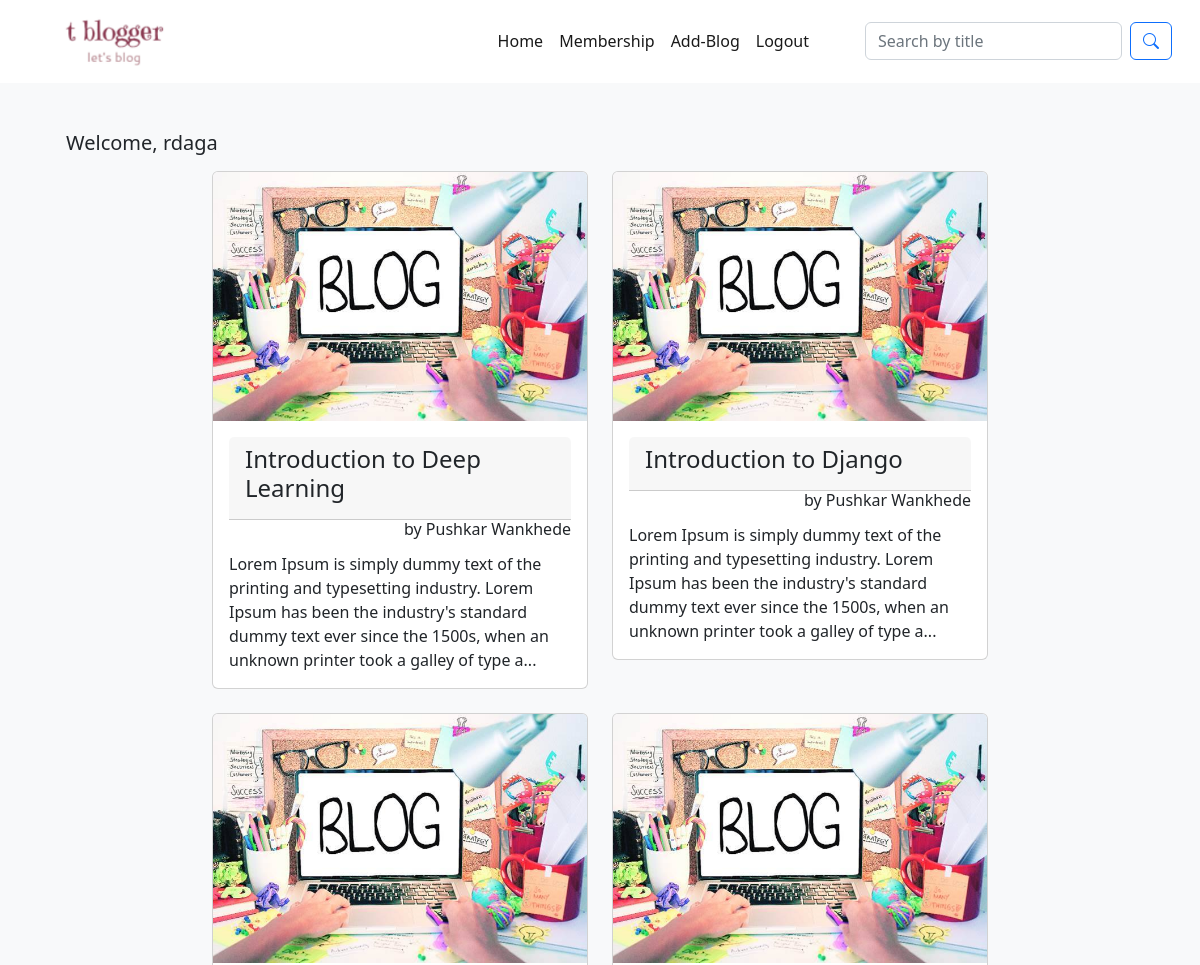
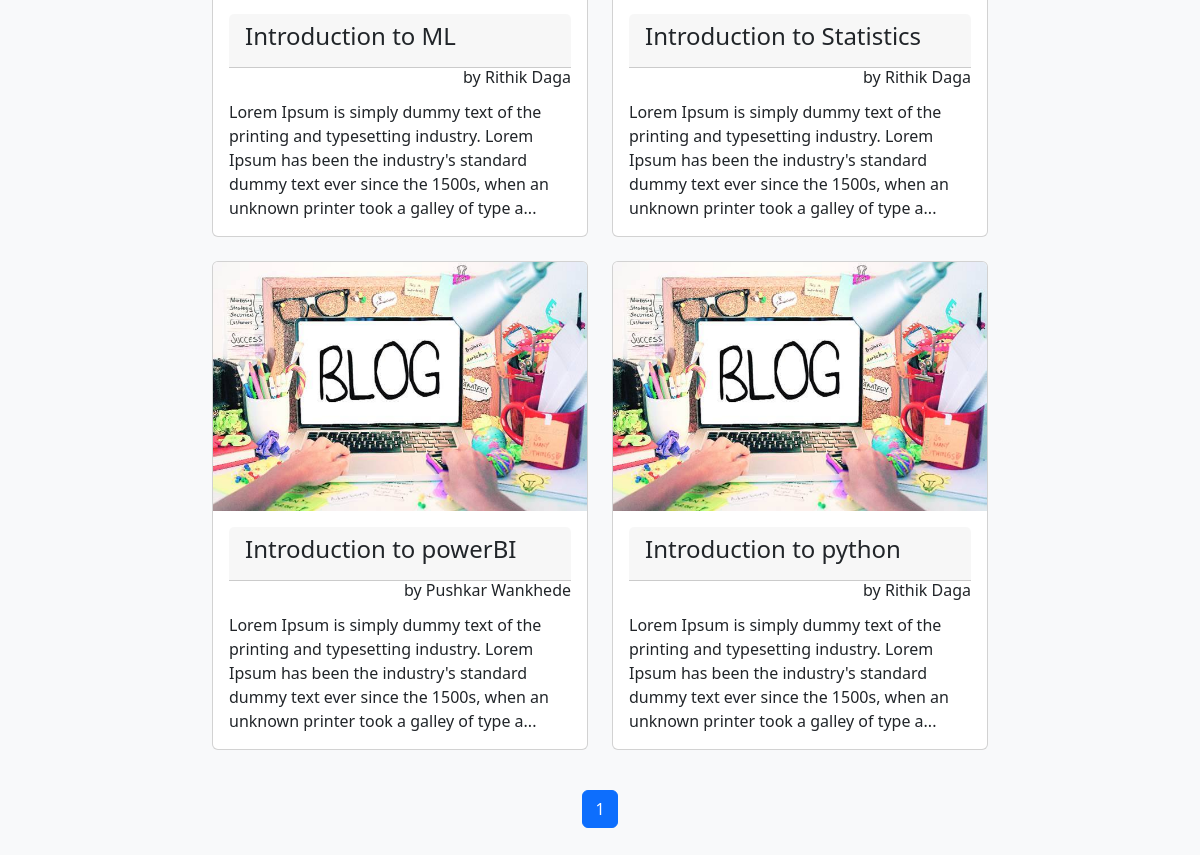
The app's page / (signed in) with its own data (2 pictures, top to bottom).
### blog/models.py (models this page shows, shortened)
class Blog(models.Model):
    author = models.ForeignKey(User, on_delete=models.CASCADE)
    title = models.CharField(max_length=200, verbose_name="Title", null=True)
    summary = models.TextField(max_length=300, verbose_name="Summary", null=True)
    content = models.TextField(max_length=2000, verbose_name="Content", null=True)
    date_created = models.DateTimeField(auto_now_add=True)
    last_modified = models.DateTimeField(auto_now=True)
    class Meta:
        unique_together = [["author", "title"]]
        ordering = ["title"]

### blog/views.py (the view)
# urls.py: path("", views.home, name="home"),
def home(request):
    blogs = Blog.objects.all()
    p = Paginator(blogs, per_page=6)
    page_number = request.GET.get("page", 1)
    page_object = p.get_page(page_number)
    context = {"blogs": blogs, "page_object": page_object}
    return render(request, "blog/home.html", context=context)

### blog/templates/blog/home.html (shortened to what this page needs)
{% extends 'base.html' %}
{% load static %}
{% block content %}
{% if request.user.is_authenticated %}
<h5 class="mt-5 ms-4">Welcome, {{request.user}}</h5>
{% else %}
<h5 class="mt-5 ms-4">Sign in to create blogs!!</h5>
{% endif %}
<div class="row d-flex flex-row justify-content-center">
    {% for blog in page_object %}
    <div class="col mt-2 mb-3" style="min-width: 25rem; max-width: 25rem;">
        <div class="card">
            <img src='{% static "images/sample.jpg" %}' class="card-img-top"
                 alt="...">
            <div class="card-body">
                <div class="card-header">
                    <h4>{{blog.title}}</h4>
                </div>
                <h6 class="float-end">by {{blog.author.first_name}}
                    {{blog.author.last_name}}
                </h6>
                <div class="w-100" style="height: 2rem;">
                </div>
                <p class="card-text">
                    {{blog.summary|slice:":200"}}...
                </p>
            </div>
        </div>
    </div>
    {% endfor %}
</div>
<nav aria-label="..." class="mt-4">
    <ul class="pagination justify-content-center">
        <li class="page-item" aria-current="page">
            <span class="page-link active">{{page_object.number}}</span>
        </li>
    </ul>
</nav>
{% endblock %}

### records on screen
Blog: title "Introduction to Deep Learning", author.first_name "Pushkar", author.last_name "Wankhede", summary "Lorem Ipsum is simply dummy text of the printing and typesetting industry. Lorem Ipsum has been the industry's standard dummy text ever since the 1500s, when an unknown printer took a galley of type a"
Blog: title "Introduction to Django", author.first_name "Pushkar", author.last_name "Wankhede", summary "Lorem Ipsum is simply dummy text of the printing and typesetting industry. Lorem Ipsum has been the industry's standard dummy text ever since the 1500s, when an unknown printer took a galley of type a"
Blog: title "Introduction to ML", author.first_name "Rithik", author.last_name "Daga", summary "Lorem Ipsum is simply dummy text of the printing and typesetting industry. Lorem Ipsum has been the industry's standard dummy text ever since the 1500s, when an unknown printer took a galley of type a"
Blog: title "Introduction to Statistics", author.first_name "Rithik", author.last_name "Daga", summary "Lorem Ipsum is simply dummy text of the printing and typesetting industry. Lorem Ipsum has been the industry's standard dummy text ever since the 1500s, when an unknown printer took a galley of type a"
Blog: title "Introduction to powerBI", author.first_name "Pushkar", author.last_name "Wankhede", summary "Lorem Ipsum is simply dummy text of the printing and typesetting industry. Lorem Ipsum has been the industry's standard dummy text ever since the 1500s, when an unknown printer took a galley of type a"
Blog: title "Introduction to python", author.first_name "Rithik", author.last_name "Daga", summary "Lorem Ipsum is simply dummy text of the printing and typesetting industry. Lorem Ipsum has been the industry's standard dummy text ever since the 1500s, when an unknown printer took a galley of type a"

### other values on screen
{{ request.user }} "rdaga"
{{ page_object.number }} "1"
